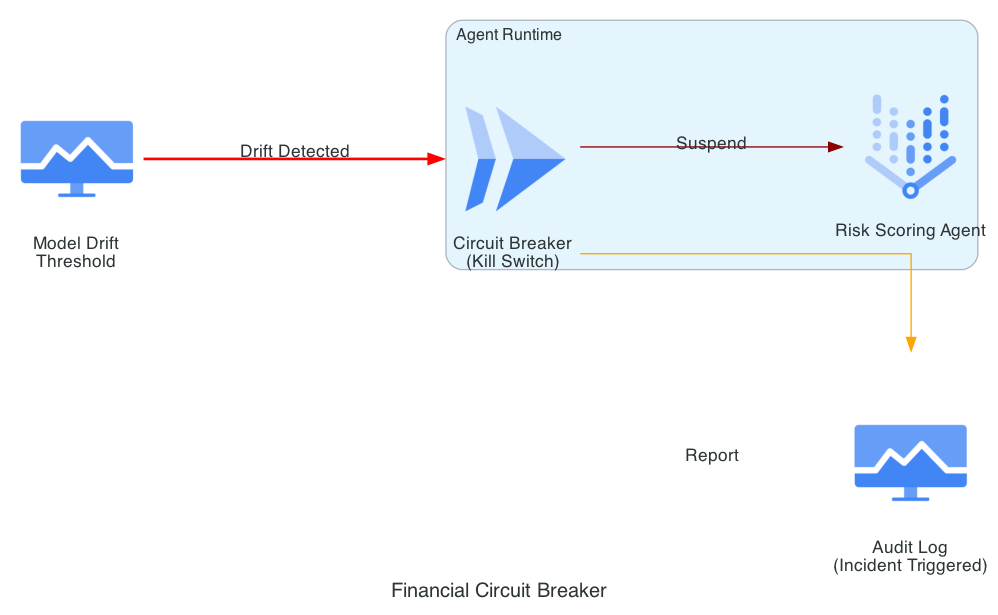

Python code for this plot:
from diagrams import Diagram, Cluster, Edge
from diagrams.gcp.operations import Monitoring
from diagrams.gcp.ml import VertexAI
from diagrams.gcp.compute import Run

graph_attr = {
    "pad": "0.1",
    "nodesep": "1.2",
    "ranksep": "2.0",
    "bgcolor": "transparent",
    "margin": "0"
}

with Diagram("Financial Circuit Breaker", show=False, filename="finrisk_circuit_breaker", direction="LR", graph_attr=graph_attr):
    drift_monitor = Monitoring("Model Drift\nThreshold")
    
    with Cluster("Agent Runtime"):
        agent = VertexAI("Risk Scoring Agent")
        kill_switch = Run("Circuit Breaker\n(Kill Switch)")

    incident_log = Monitoring("Audit Log\n(Incident Triggered)")

    drift_monitor >> Edge(label="Drift Detected", color="red", style="bold") >> kill_switch
    kill_switch >> Edge(label="Suspend", color="darkred") >> agent
    kill_switch >> Edge(label="Report", color="orange") >> incident_log
